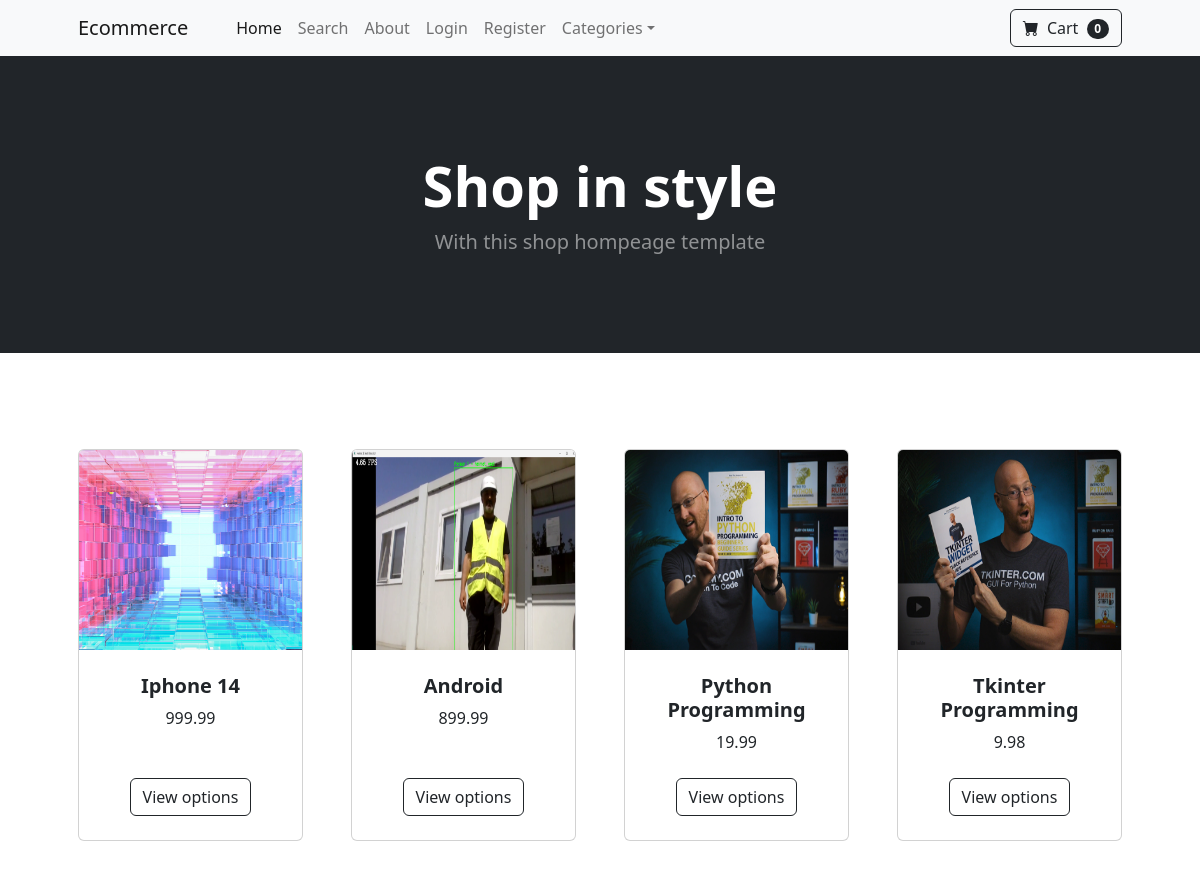
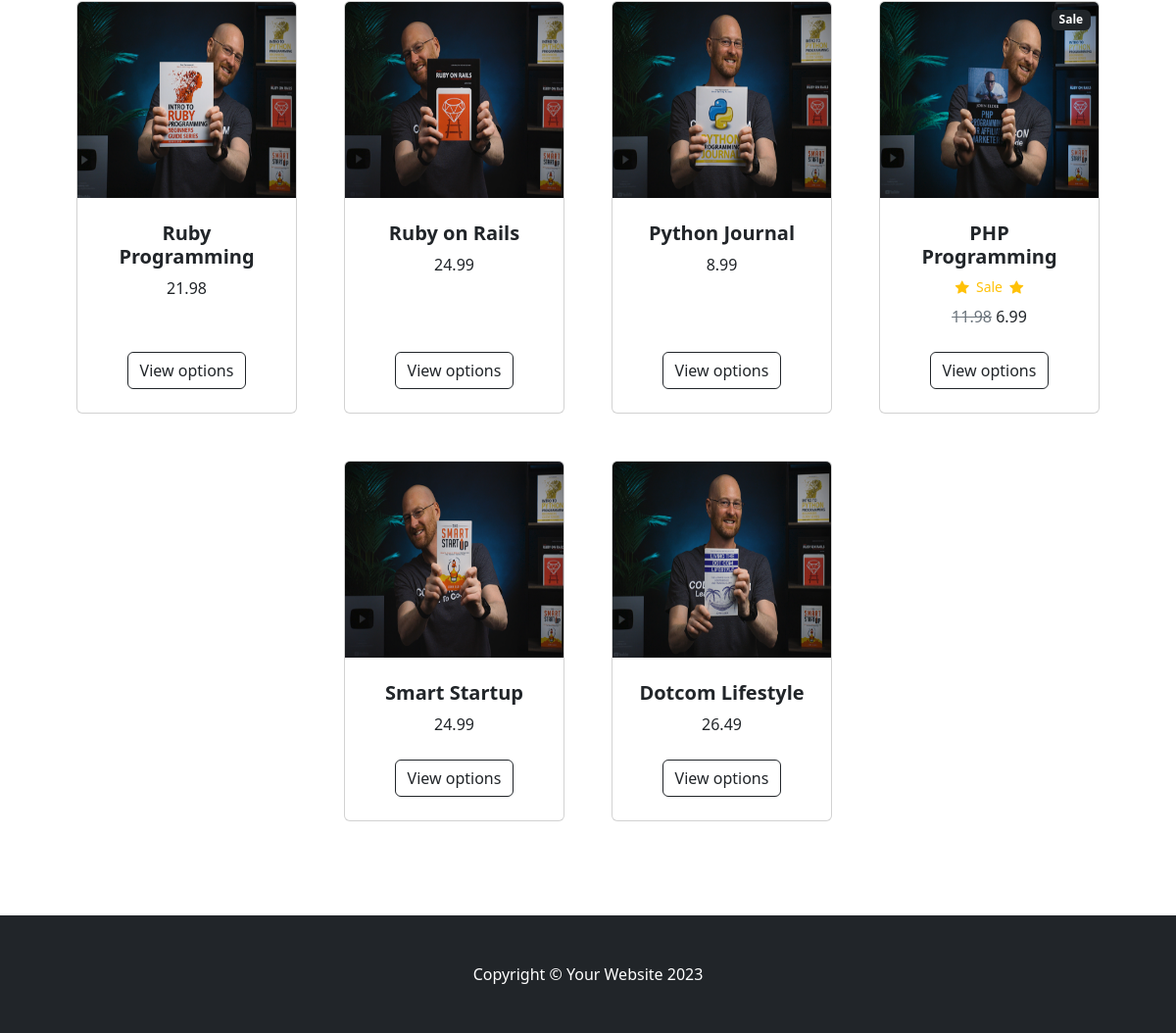
The page / on the database its author committed (2 pictures, top to bottom).
### store/models.py (models this page shows, shortened)
class Product(models.Model):
    name = models.CharField(max_length=100)
    price = models.DecimalField(default=0, decimal_places=2, max_digits=6)
    category = models.ForeignKey(Category, on_delete=models.CASCADE, default=1)
    description = models.CharField(max_length=250, default='', blank=True, null=True)
    image = models.ImageField(upload_to='uploads/products/')
    is_sale= models.BooleanField(default=False)
    sale_price = models.DecimalField(default=0, decimal_places=2, max_digits=6)

### store/views.py (the view)
# urls.py: path('', views.home, name='home'),
def home(request):
    products = Product.objects.all()
    return render(request, 'home.html', {
        'products':products
    })

### cart/cart.py (called while the page is built)
    def __len__(self):
        return len(self.cart)

### cart/context_processors.py (called while the page is built)
def cart(request):
    return {'cart':Cart(request)}

### store/templates/home.html
{% extends 'base.html' %}
{% block content %}
        <header class="bg-dark py-5">
            <div class="container px-4 px-lg-5 my-5">
                <div class="text-center text-white">
                    <h1 class="display-4 fw-bolder">Shop in style</h1>
                    <p class="lead fw-normal text-white-50 mb-0">With this shop hompeage template</p>
                </div>
            </div>
        </header>
        <section class="py-5">
            <div class="container px-4 px-lg-5 mt-5">
                <div class="row gx-4 gx-lg-5 row-cols-2 row-cols-md-3 row-cols-xl-4 justify-content-center">
                    {% for product in products %}
                    {% if product.is_sale %}
                    <div class="col mb-5">
                        <div class="card h-100">
                            <div class="badge bg-dark text-white position-absolute" style="top: 0.5rem; right: 0.5rem">Sale</div>
                            <img class="card-img-top" src="{{ product.image.url }}" alt="..." />
                            <div class="card-body p-4">
                                <div class="text-center">
                                    <h5 class="fw-bolder">{{ product.name }}</h5>
                                    <div class="d-flex justify-content-center small text-warning mb-2">
                                        <div class="bi-star-fill"></div>
                                        &nbsp;&nbsp;Sale&nbsp;&nbsp;
                                        <div class="bi-star-fill"></div>
                                    </div>
                                    <span class="text-muted text-decoration-line-through">{{ product.price }}</span>
                                    {{ product.sale_price }}
                                </div>
                            </div>
                            <div class="card-footer p-4 pt-0 border-top-0 bg-transparent">
                                <div class="text-center"><a class="btn btn-outline-dark mt-auto" href="{% url 'product' product.id %}">View options</a></div>
                            </div>
                        </div>
                    </div>
                    {% else %}
                    <div class="col mb-5">
                        <div class="card h-100">
                            <img class="card-img-top" src="{{ product.image.url }}" alt="..." />
                            <div class="card-body p-4">
                                <div class="text-center">
                                    <h5 class="fw-bolder">{{ product.name }}</h5>
                                    {{ product.price }}
                                </div>
                            </div>
                            <div class="card-footer p-4 pt-0 border-top-0 bg-transparent">
                                <div class="text-center"><a class="btn btn-outline-dark mt-auto" href="{% url 'product' product.id %}">View options</a></div>
                            </div>
                        </div>
                    </div>
                    {% endif %}
                    {% endfor %}
                </div>
            </div>
        </section>
{% endblock %}

### store/templates/base.html (shortened to what this page needs)
{% load static %}
<!DOCTYPE html>
<html lang="en">
    <head>
        <link href="https://cdn.jsdelivr.net/npm/bootstrap-icons@1.5.0/font/bootstrap-icons.css" rel="stylesheet" />
        <link href="{% static 'css/styles.css' %}" rel="stylesheet" />
    </head>
    <body>
        {% include 'navbar.html' %}
        {% block content %}
        {% endblock %}
        <footer class="py-5 bg-dark">
            <div class="container"><p class="m-0 text-center text-white">Copyright &copy; Your Website 2023</p></div>
        </footer>
    </body>
</html>

### store/templates/navbar.html (shortened to what this page needs)
        <nav class="navbar navbar-expand-lg navbar-light bg-light">
            <div class="container px-4 px-lg-5">
                <a class="navbar-brand" href="{% url 'home' %}">Ecommerce</a>
                <div class="collapse navbar-collapse" id="navbarSupportedContent">
                    <ul class="navbar-nav me-auto mb-2 mb-lg-0 ms-lg-4">
                        <li class="nav-item"><a class="nav-link {% if request.resolver_match.url_name == 'home' %}active{% endif %}" aria-current="page" href="{% url 'home' %}">Home</a></li>
                        <li class="nav-item"><a class="nav-link {% if request.resolver_match.url_name == 'search' %}active{% endif %}" aria-current="page" href="{% url 'search' %}">Search</a></li>
                        <li class="nav-item"><a class="nav-link {% if request.resolver_match.url_name == 'about' %}active{% endif %}" href="{% url 'about' %}">About</a></li>
                        {% if user.is_authenticated %}
                        <li class="nav-item"><a class="nav-link {% if request.resolver_match.url_name == 'about' %}active{% endif %}" href="{% url 'logout' %}">Logout</a></li>
                        <li class="nav-item dropdown">
                            <a class="nav-link dropdown-toggle" id="navbarDropdown" href="#" role="button" data-bs-toggle="dropdown" aria-expanded="false">Profile</a>
                            <ul class="dropdown-menu" aria-labelledby="navbarDropdown">
                                <li><a class="dropdown-item" href="{% url 'update_user' %}">User Profile</a></li>
                                <li><hr class="dropdown-divider" /></li>
                                <li><a class="dropdown-item" href="{% url 'update_info' %}">User Info</a></li>
                            </ul>
                        </li>
                        {% if user.is_superuser %}
                        <li class="nav-item dropdown">
                            <a class="nav-link dropdown-toggle" id="navbarDropdown" href="#" role="button" data-bs-toggle="dropdown" aria-expanded="false">Orders</a>
                            <ul class="dropdown-menu" aria-labelledby="navbarDropdown">
                                <li><a class="dropdown-item" href="{% url 'shipped_dash' %}">Shipped Orders</a></li>
                                <li><hr class="dropdown-divider" /></li>
                                <li><a class="dropdown-item" href="{% url 'not_shipped_dash' %}">Unshipped Orders</a></li>
                            </ul>
                        </li>
                        {% endif %}
                        {% else %}
                        <li class="nav-item"><a class="nav-link {% if request.resolver_match.url_name == 'login' %}active{% endif %}" href="{% url 'login' %}">Login</a></li>
                        <li class="nav-item"><a class="nav-link {% if request.resolver_match.url_name == 'register' %}active{% endif %}" href="{% url 'register' %}">Register</a></li>
                        {% endif %}
                        <li class="nav-item dropdown">
                            <a class="nav-link dropdown-toggle" id="navbarDropdown" href="#" role="button" data-bs-toggle="dropdown" aria-expanded="false">Categories</a>
                        </li>
                    </ul>
                    <form class="d-flex">
                        <a href="{% url 'cart_summary' %}" class="btn btn-outline-dark">
                            <i class="bi-cart-fill me-1"></i>
                            Cart
                            <span class="badge bg-dark text-white ms-1 rounded-pill" id="cart_quantity">{{ cart|length }}</span>
                        </a>
                    </form>
                </div>
            </div>
        </nav>

### rows shown on the page
Product: image (picture), name "Iphone 14", price "999.99"
Product: image (picture), name "Android", price "899.99"
Product: image (picture), name "Python Programming", price "19.99"
Product: image (picture), name "Tkinter Programming", price "9.98"
Product: image (picture), name "Ruby Programming", price "21.98"
Product: image (picture), name "Ruby on Rails", price "24.99"
Product: image (picture), name "Python Journal", price "8.99"
Product: image (picture), name "PHP Programming", price "11.98", sale_price "6.99"
Product: image (picture), name "Smart Startup", price "24.99"
Product: image (picture), name "Dotcom Lifestyle", price "26.49"

### other values the page prints
{{ cart|length }} "0"
